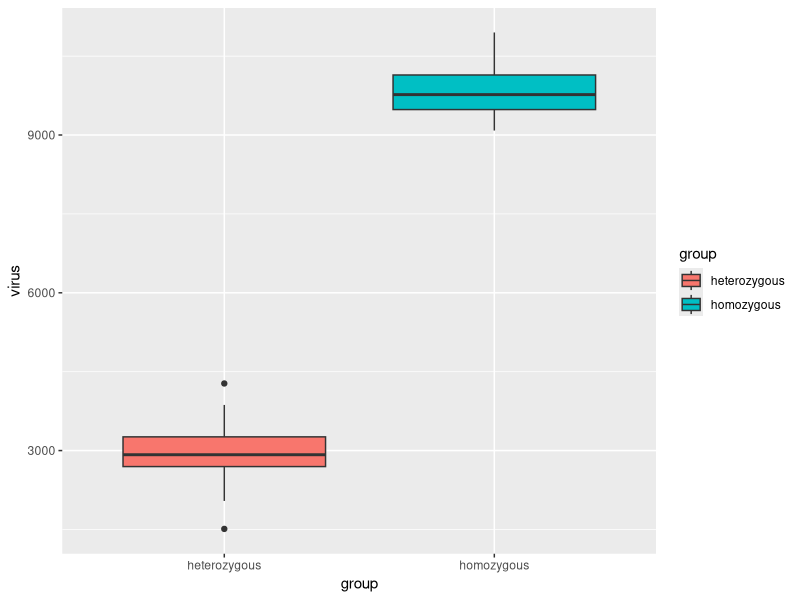
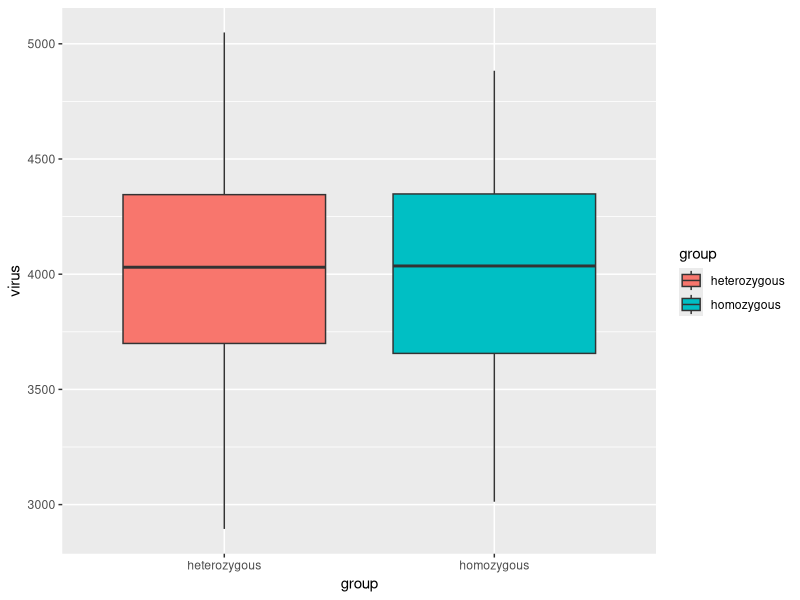
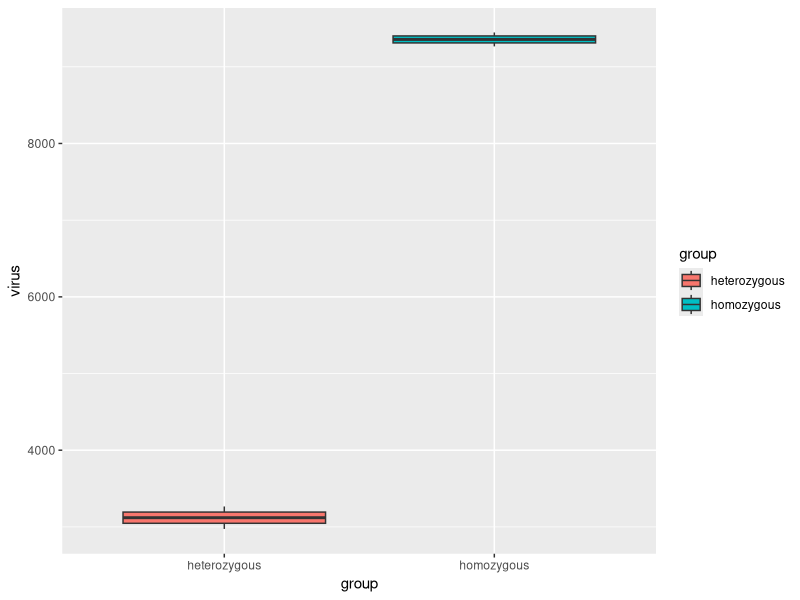

Write the R code that produced these figures, in order.
## ---- chunk 1
# ---------------------------
# homework 8 script
# 31 Mar 21
# MJD
# ---------------------------
# homozygous tadpoles - higher viral load
# heterozygous tadpoles - lower viral load
library(tidyr)
library(ggplot2)

sampleSize <- 1:40

# random normal data for homzygous
homozygous <- rnorm(n=sampleSize, mean = 10000, sd =500)
homozygous 

# random normal data for heterozygous
heterozygous <- rnorm(n=sampleSize, mean = 3000, sd = 500)


df <- data.frame(homozygous, heterozygous)

# making a data frame
df2 <- gather(df,group,virus)


# statistical analysis
anova <- aov(virus~group, data=df2)
summary(anova)

p1 <- ggplot(data=df2, mapping=aes(x=group, y=virus, fill=group)) +
               geom_boxplot() 
             p1


## ---- chunk 2

library(tidyr)
library(ggplot2)

sampleSize <- 1:40

# random normal data for homzygous
homozygous <- rnorm(n=sampleSize, mean = 4000, sd =500)
homozygous 

# random normal data for heterozygous
heterozygous <- rnorm(n=sampleSize, mean = 3900, sd = 500)


df <- data.frame(homozygous, heterozygous)


# making a data frame
df2 <- gather(df,group,virus)


# statistical analysis
anova <- aov(virus~group, data=df2)
summary(anova)


p1 <- ggplot(data=df2, mapping=aes(x=group, y=virus, fill=group)) +
               geom_boxplot() 
             p1

## ---- chunk 3
library(tidyr)
library(ggplot2)

sampleSize <- 1:2

# random normal data for homzygous
homozygous <- rnorm(n=sampleSize, mean = 10000, sd =500)
homozygous 

# random normal data for heterozygous
heterozygous <- rnorm(n=sampleSize, mean = 3000, sd = 500)


df <- data.frame(homozygous, heterozygous)


# making a data frame
df2 <- gather(df,group,virus)


# statistical analysis
anova <- aov(virus~group, data=df2)
summary(anova)


p1 <- ggplot(data=df2, mapping=aes(x=group, y=virus, fill=group)) +
               geom_boxplot() 
             p1

